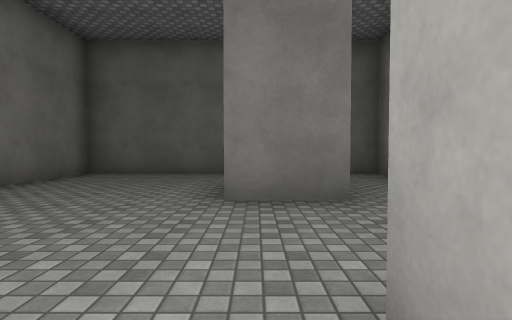
[1] (above)

13 first-person views from a walk through a Unity game level. The camera is 1.2 m above the floor, tilts 2° down and sees 80° across. The floor is counted in squares, 2 m on a side. Each view is taken from the middle of a square. On the plan, view 1 faces up. The plan holds only what a view shows up to about 9 squares ahead; the rest is blank. The place goes on beyond the plan. Surface patterns are stand-ins for the level's own textures.

[2]
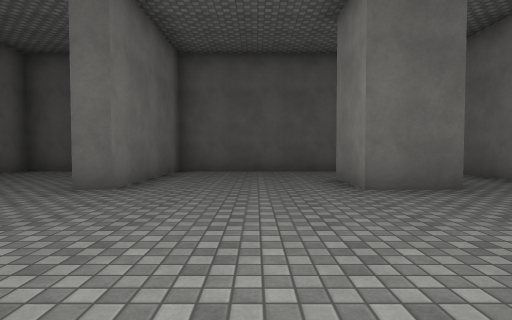

[3]
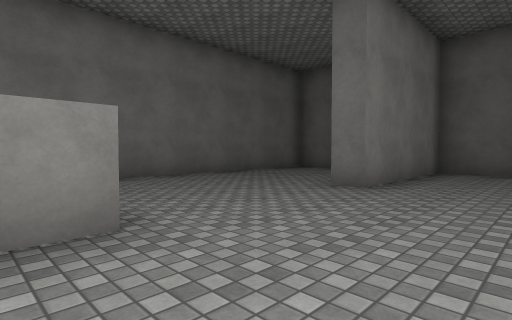

[4]
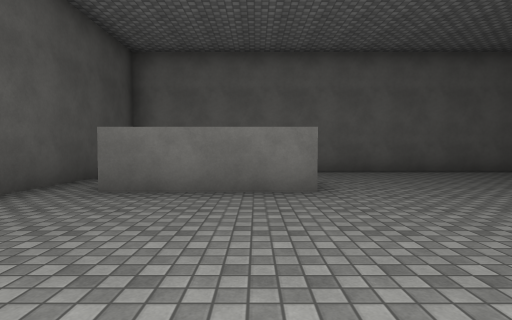

[5]
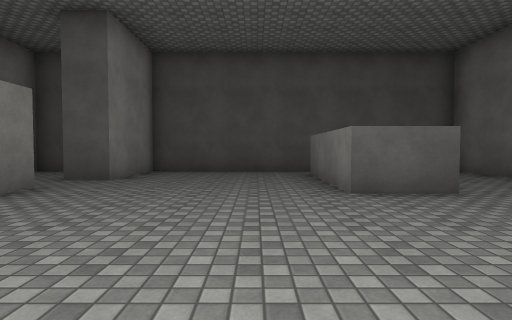

[6]
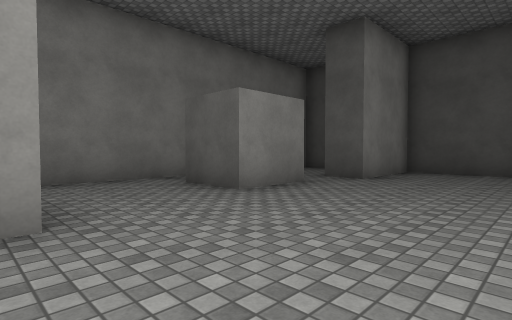

[7]
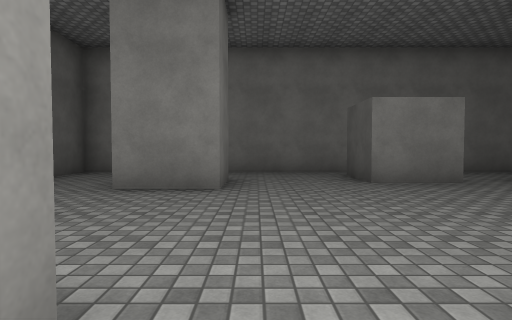

[8]
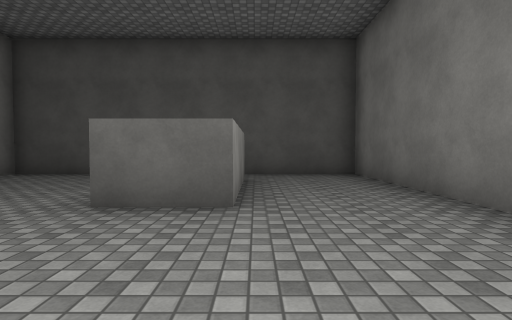

[9]
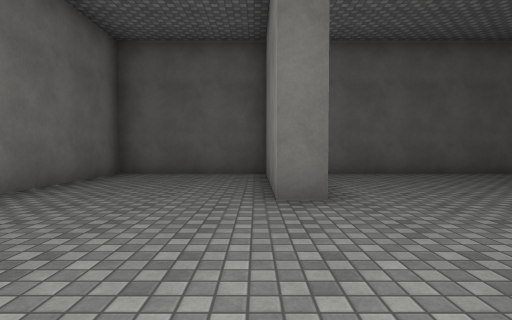

[10]
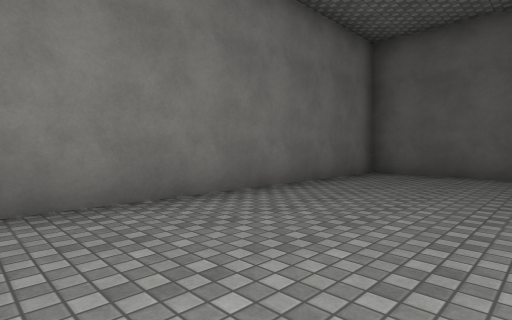

[11]
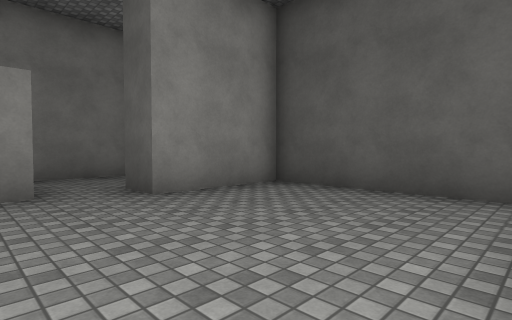

[12]
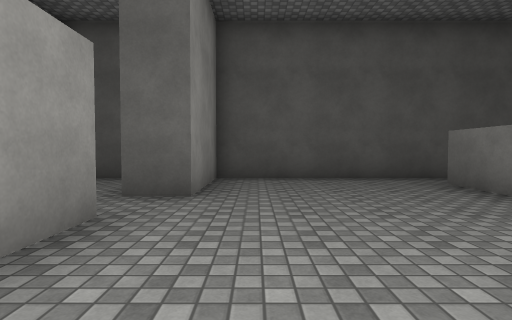

[13]
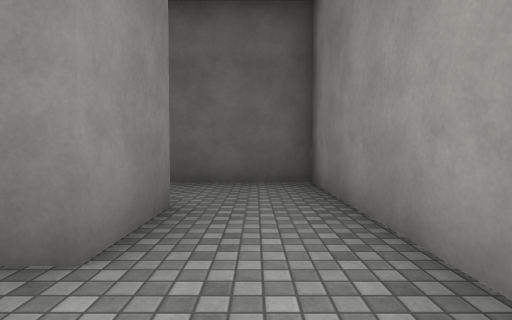

### Floor plan
Ten units are one square. View 1 is at (0, 0); x grows to the right and y downward. Boxes are objects, and circles mark ways between rooms. Rooms are numbered by the first view taken in them; rooms with no view inside come last. Other rooms are left out.
<svg viewBox="-89 -80 124 129">
<path fill="none" stroke="#000" d="M-58 32 -58 1 -43 1 -43 32M4 8 4 -9 19 -9M11 -36 -4 -36 -4 -52M30 -1 30 -35M-4 -75 -43 -75 -43 -36 -48 -36 -48 -75 -84 -75 -84 44 -2 44 -2 19 8 19M11 -52 11 -36M30 -35 30 -75 -4 -75"/>
<circle cx="20" cy="-45" r="3" fill="#2a7"/>
<circle cx="5" cy="-65" r="3" fill="#2a7"/>
<text x="-40" y="-10">1</text>
<text x="10" y="-60">2</text>
</svg>
Room 1 opens to room 2.

Where each view was taken, in squares from view 1:
view 1: 0 up, 0 right, facing up
view 2: 1 down, 2 left, facing up
view 3: 1 down, 2 left, facing up-left
view 4: 1 down, 0 right, facing left
view 5: 4 up, 3 left, facing down
view 6: 4 up, 3 left, facing down-right
view 7: 3 up, 5 left, facing right
view 8: 3 up, 6 left, facing down
view 9: 0 up, 5 left, facing up
view 10: 0 up, 5 left, facing up-left
view 11: 0 up, 4 left, facing down-right
view 12: 2 up, 1 left, facing down
view 13: 2 up, 2 right, facing up
